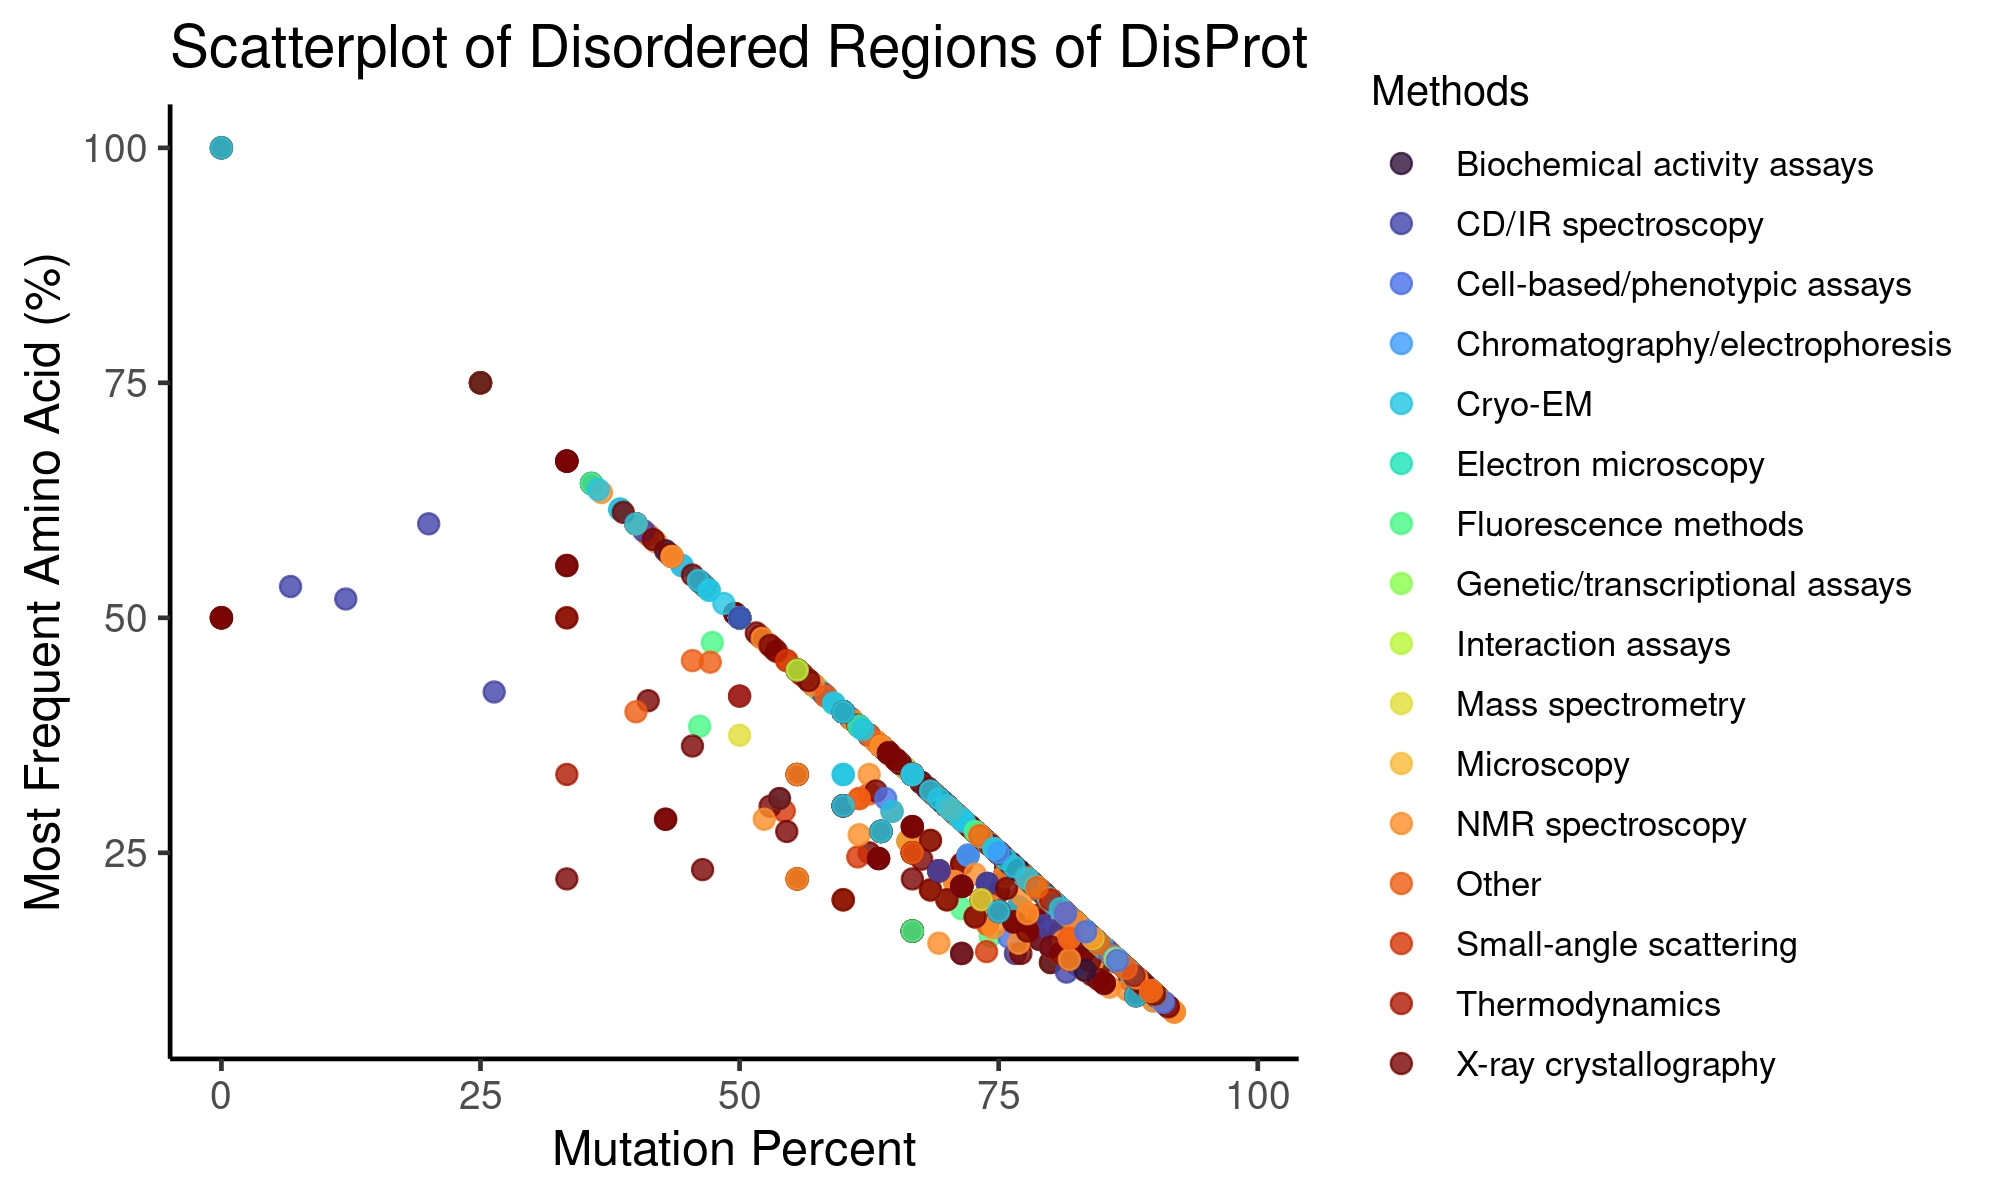

R code for this plot:
setwd("/home/anirjit/Downloads/Disprot")
# Load required libraries
library(ggplot2)
library(readr)

# Read the data
df <- read_tsv("human_dp_comp")

# Basic structure check (recommended)
str(df)

jpeg(filename = "Disprot.jpeg", width = 2000, height = 1200, res = 250, quality = 100)
# Dot plot
ggplot(df, aes(
  x = Mutation_Percent,
  y = Most_Frequent_AA_Percent,
  color = Methods
)) +
  geom_point(size = 2.5, alpha = 0.8) +
  scale_color_viridis_d(option = "turbo") +
  scale_x_continuous(limits = c(0, 99)) +
  theme_classic(base_size = 14) +
  labs(
    title = "Scatterplot of Disordered Regions of DisProt",
    x = "Mutation Percent",
    y = "Most Frequent Amino Acid (%)",
    color = "Methods"
  ) +
  theme(
    legend.position = "right",
    legend.title = element_text(size = 12),
    legend.text = element_text(size = 10)
  )
dev.off()
